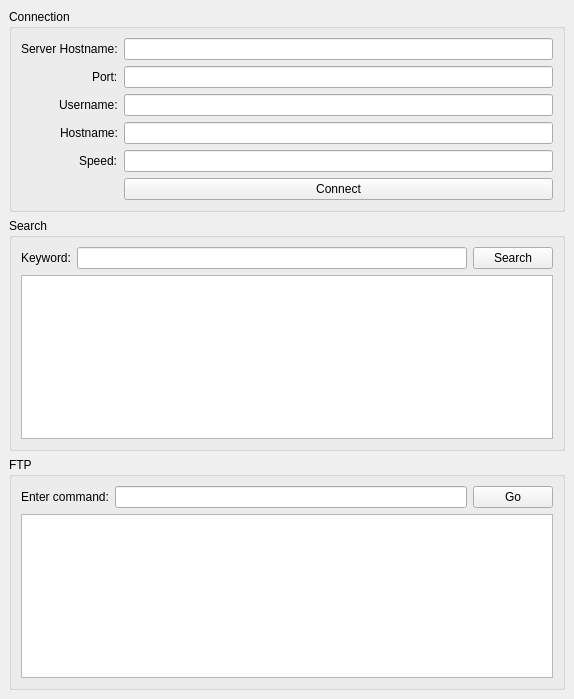
<?xml version="1.0" encoding="UTF-8"?>
<ui version="4.0">
 <class>MainWindow</class>
 <widget class="QMainWindow" name="MainWindow">
  <property name="geometry">
   <rect>
    <x>0</x>
    <y>0</y>
    <width>574</width>
    <height>699</height>
   </rect>
  </property>
  <property name="windowTitle">
   <string>GV-NAPSTER Host</string>
  </property>
  <widget class="QWidget" name="centralwidget">
   <layout class="QVBoxLayout" name="verticalLayout_3">
    <item>
     <widget class="QGroupBox" name="groupBox">
      <property name="title">
       <string>Connection</string>
      </property>
      <layout class="QHBoxLayout" name="horizontalLayout">
       <item>
        <layout class="QFormLayout" name="formLayout">
         <property name="labelAlignment">
          <set>Qt::AlignRight|Qt::AlignTrailing|Qt::AlignVCenter</set>
         </property>
         <property name="formAlignment">
          <set>Qt::AlignRight|Qt::AlignTop|Qt::AlignTrailing</set>
         </property>
         <item row="0" column="0">
          <widget class="QLabel" name="label">
           <property name="sizePolicy">
            <sizepolicy hsizetype="Preferred" vsizetype="Preferred">
             <horstretch>0</horstretch>
             <verstretch>0</verstretch>
            </sizepolicy>
           </property>
           <property name="text">
            <string>Server Hostname:</string>
           </property>
          </widget>
         </item>
         <item row="0" column="1">
          <widget class="QLineEdit" name="server"/>
         </item>
         <item row="1" column="0">
          <widget class="QLabel" name="label_2">
           <property name="layoutDirection">
            <enum>Qt::LeftToRight</enum>
           </property>
           <property name="text">
            <string>Port:</string>
           </property>
          </widget>
         </item>
         <item row="1" column="1">
          <widget class="QLineEdit" name="port"/>
         </item>
         <item row="2" column="0">
          <widget class="QLabel" name="label_3">
           <property name="text">
            <string>Username:</string>
           </property>
          </widget>
         </item>
         <item row="2" column="1">
          <widget class="QLineEdit" name="username"/>
         </item>
         <item row="3" column="0">
          <widget class="QLabel" name="label_4">
           <property name="text">
            <string>Hostname:</string>
           </property>
          </widget>
         </item>
         <item row="3" column="1">
          <widget class="QLineEdit" name="hostname"/>
         </item>
         <item row="5" column="1">
          <widget class="QPushButton" name="connect">
           <property name="text">
            <string>Connect</string>
           </property>
          </widget>
         </item>
         <item row="4" column="0">
          <widget class="QLabel" name="label_6">
           <property name="text">
            <string>Speed:</string>
           </property>
          </widget>
         </item>
         <item row="4" column="1">
          <widget class="QLineEdit" name="speed"/>
         </item>
        </layout>
       </item>
      </layout>
     </widget>
    </item>
    <item>
     <widget class="QGroupBox" name="groupBox_2">
      <property name="title">
       <string>Search</string>
      </property>
      <layout class="QVBoxLayout" name="verticalLayout_2">
       <item>
        <layout class="QGridLayout" name="gridLayout_2">
         <item row="0" column="0">
          <widget class="QLabel" name="label_7">
           <property name="text">
            <string>Keyword:</string>
           </property>
          </widget>
         </item>
         <item row="0" column="1">
          <widget class="QLineEdit" name="keyword"/>
         </item>
         <item row="0" column="2">
          <widget class="QPushButton" name="search">
           <property name="text">
            <string>Search</string>
           </property>
          </widget>
         </item>
        </layout>
       </item>
       <item>
        <widget class="QTableView" name="results"/>
       </item>
      </layout>
     </widget>
    </item>
    <item>
     <widget class="QGroupBox" name="groupBox_3">
      <property name="title">
       <string>FTP</string>
      </property>
      <layout class="QVBoxLayout" name="verticalLayout_4">
       <item>
        <layout class="QGridLayout" name="gridLayout">
         <item row="0" column="1">
          <widget class="QLineEdit" name="command"/>
         </item>
         <item row="0" column="0">
          <widget class="QLabel" name="label_5">
           <property name="text">
            <string>Enter command:</string>
           </property>
          </widget>
         </item>
         <item row="0" column="2">
          <widget class="QPushButton" name="go">
           <property name="text">
            <string>Go</string>
           </property>
          </widget>
         </item>
        </layout>
       </item>
       <item>
        <widget class="QPlainTextEdit" name="commandLine"/>
       </item>
      </layout>
     </widget>
    </item>
   </layout>
  </widget>
 </widget>
 <resources/>
 <connections/>
</ui>
